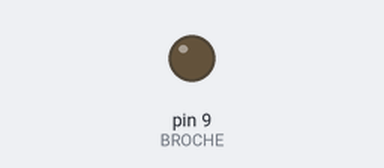
A sketch run on a simulated Arduino Uno, built with avr-gcc and run on an emulated ATmega328P. Parts: output pins drawn as LEDs (lit = HIGH).

Above: at 0.6 s.
At 14.0 s:
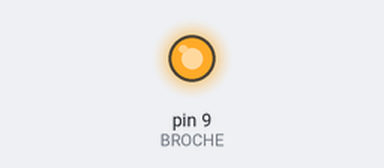
Timing chart, 0 to 20.3 s (numbered marks = the images above):
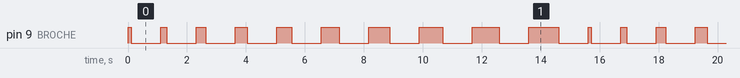

Measured:
- by itself, pin 9 (BROCHE): repeats every 15.6 s: LOW 1.0 s, HIGH 0.21 s, LOW 1.0 s, HIGH 0.31 s, LOW 1.0 s, HIGH 0.41 s, LOW 1.0 s, HIGH 0.51 s, LOW 1.0 s, HIGH 0.61 s, LOW 1.0 s, HIGH 0.71 s, LOW 1.0 s, HIGH 0.81 s, LOW 1.0 s, HIGH 0.91 s, LOW 1.0 s, HIGH 1.0 s, LOW 1.0 s, HIGH 0.11 s
- by itself, everything shown: repeats every 15.6 s, in 20 steps

The sketch:

emetteur-1-sketch_apr09c.ino
```cpp
#define BROCHE 9
int message, duree_emission ;
void setup () {
  pinMode (BROCHE, OUTPUT);
}
void loop () {
  for (message = 1; message <= 10 ; message ++) {
    duree_emission = (100 * message + 10) ; digitalWrite (BROCHE, HIGH) ;
    delay (duree_emission) ;
    digitalWrite (BROCHE, LOW) ;
    delay (1000) ;
  }
}
```
